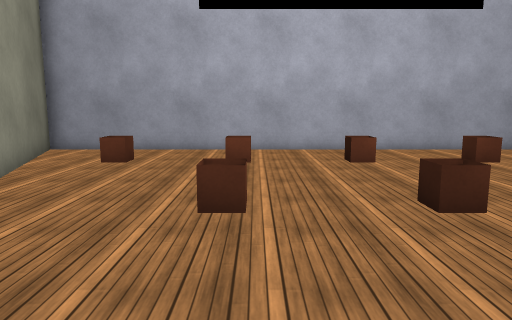
[1] (above)

12 first-person views from a walk through a scene from a Unity 3-D project. The camera is 1.5 m above the floor, tilts 8° down and sees 70° across. The floor is counted in squares, 1 m on a side. Each view is taken from the middle of a square. On the plan, view 1 faces up. The plan holds only what a view shows up to about 16 squares ahead; the rest is blank. The player is left out. Surface patterns are stand-ins for the level's own textures.

[2]
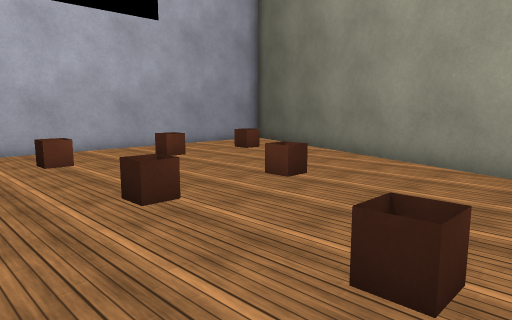

[3]
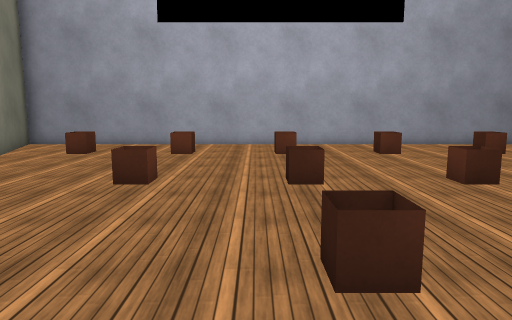

[4]
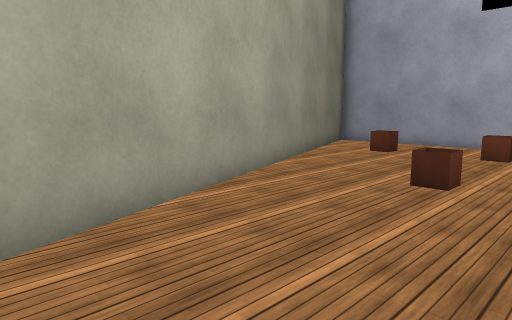

[5]
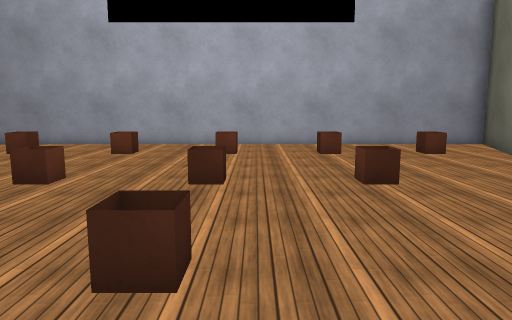

[6]
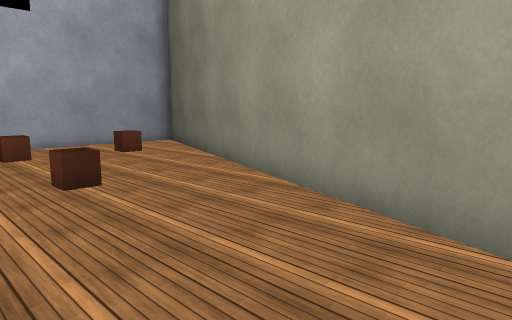

[7]
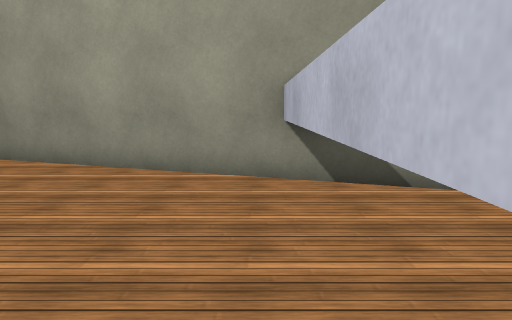

[8]
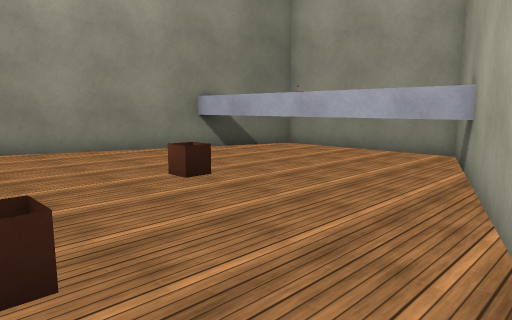

[9]
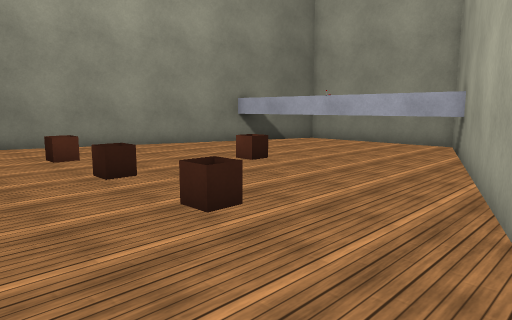

[10]
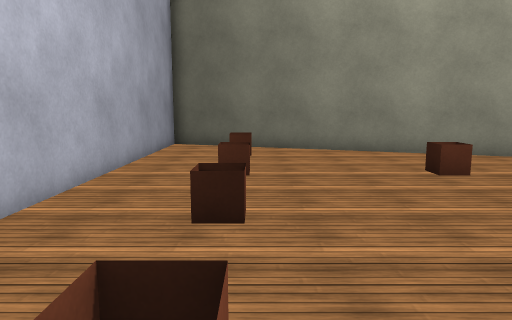

[11]
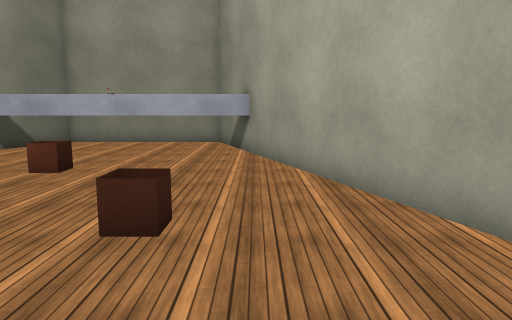

[12]
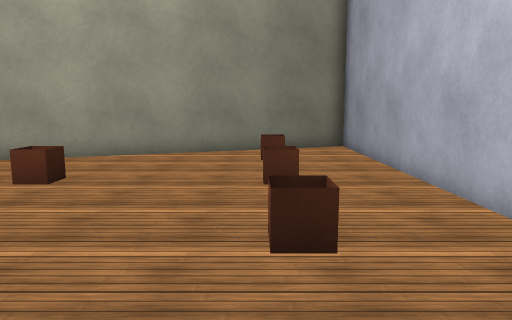

### Floor plan
Points are (right, up) in squares from view 1. A wall is a line through its corners. A room is listed if a view was taken in it or the views show most of it. See-through windows are left out.
Room 1 (views 1, 2, 3, 4, 5, 6, 7, 8, 9, 10, 11, 12)
walls: (-1.9, -2.6) (7.9, -2.6); (7.5, -3.4) (13.6, 13.5) (-7.6, 13.5) (-1.5, -3.4)
objects: other object (-4, 10) to (-4, 11); other object (-1, 5) to (0, 6); other object (-1, 10) to (0, 11); other object (3, 1); other object (3, 5) to (3, 6); other object (3, 10) to (3, 11); other object (6, 5) to (7, 6); other object (6, 10) to (7, 11); other object (10, 10) to (10, 11)

Positions as (right, up) in squares from view 1, and headings:
1: (0, 0), facing up
2: (0, 0), facing up-right
3: (2, -2), facing up
4: (2, -2), facing up-left
5: (4, -2), facing up
6: (4, -2), facing up-right
7: (0, -2), facing right
8: (-4, 6), facing down-right
9: (-5, 9), facing down-right
10: (-2, 10), facing right
11: (-2, 10), facing down
12: (7, 10), facing left
